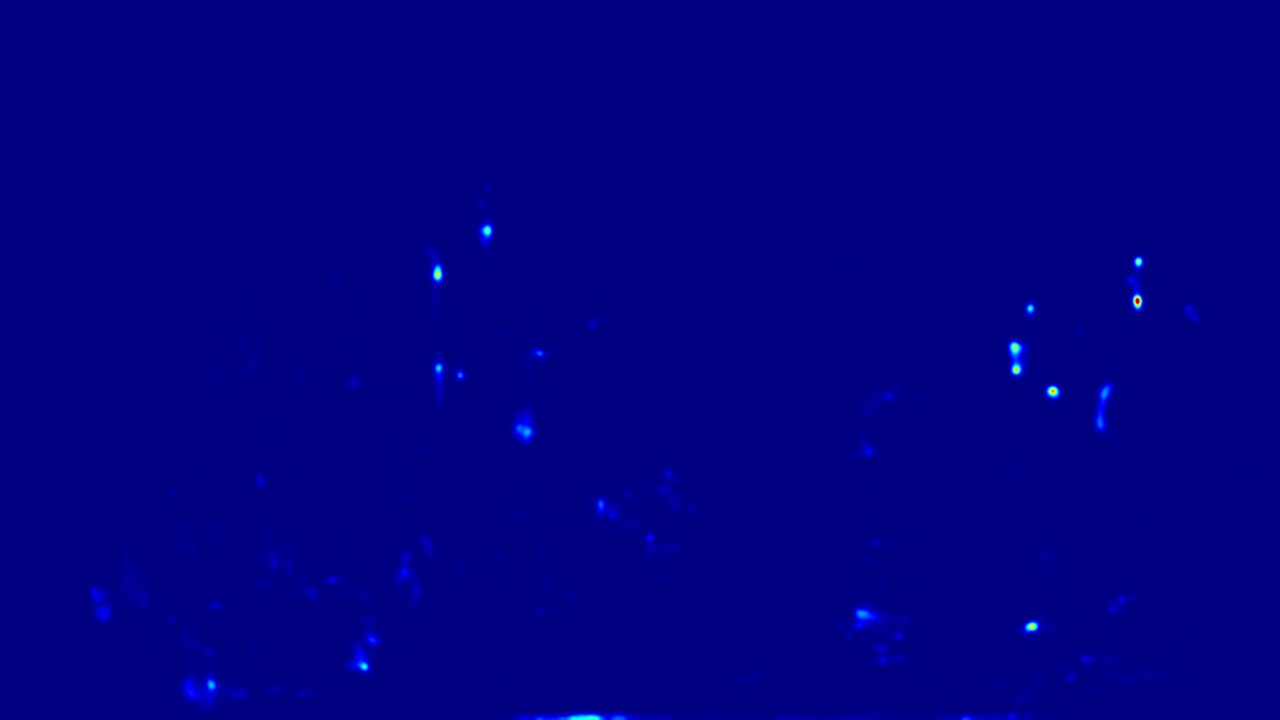
#> input picture runs/analytics_default_test/heatmap.png, 1280 x 720 px, given in place of Dark_lighting.mp4, which was not available
$ python calibrate_scene.py
#> lines starting #> are read from the running program, lines starting #| are printed output that depends on the picture; after the words box and inside, x2 and y2 are one past the last pixel; in counts of white or black regions, pixels touching at a corner belong together; pictures that were not available may be replaced by others from this repository, and a replacement may not be noted
### tracker/scene_calibration.py
import logging
from pathlib import Path
from typing import Any, Dict, List, Tuple

import cv2
import numpy as np

logger = logging.getLogger("AurikaTracking")

def check_line_intersection(p1: Tuple[float, float], p2: Tuple[float, float], q1: Tuple[float, float], q2: Tuple[float, float]) -> bool:
    """Checks if segment p1p2 intersects with q1q2."""
    def ccw(A, B, C):
        return (C[1] - A[1]) * (B[0] - A[0]) > (B[1] - A[1]) * (C[0] - A[0])
    return ccw(p1, q1, q2) != ccw(p2, q1, q2) and ccw(p1, p2, q1) != ccw(p1, p2, q2)


def check_self_intersection(polygon: List[Tuple[int, int]]) -> bool:
    """Checks if any edge in the polygon intersects with another non-adjacent edge."""
    n = len(polygon)
    if n < 4:
        return False
    segments = [(polygon[i], polygon[(i+1)%n]) for i in range(n)]
    for i in range(n):
        for j in range(i + 2, n):
            # Skip adjacent lines sharing a vertex
            if (i == 0 and j == n - 1):
                continue
            if check_line_intersection(segments[i][0], segments[i][1], segments[j][0], segments[j][1]):
                return True
    return False


def check_duplicate_vertices(polygon: List[Tuple[int, int]]) -> bool:
    """Returns True if polygon contains duplicate points."""
    return len(polygon) != len(set(polygon))


def check_outside_boundary(polygon: List[Tuple[int, int]], width: int, height: int) -> bool:
    """Returns True if any point in the polygon is outside the width/height frame dimensions."""
    for x, y in polygon:
        if x < 0 or x >= width or y < 0 or y >= height:
            return True
    return False


def check_heavy_overlap(poly_a: List[Tuple[int, int]], poly_b: List[Tuple[int, int]]) -> float:
    """Computes a sampled point overlap ratio between two polygons."""
    poly_a_np = np.array(poly_a, dtype=np.int32)
    poly_b_np = np.array(poly_b, dtype=np.int32)

    bbox_a = cv2.boundingRect(poly_a_np)
    bbox_b = cv2.boundingRect(poly_b_np)

    x1 = max(bbox_a[0], bbox_b[0])
    y1 = max(bbox_a[1], bbox_b[1])
    x2 = min(bbox_a[0]+bbox_a[2], bbox_b[0]+bbox_b[2])
    y2 = min(bbox_a[1]+bbox_a[3], bbox_b[1]+bbox_b[3])

    if x1 >= x2 or y1 >= y2:
        return 0.0

    samples = 0
    overlap_count = 0
    step_x = max(1, (x2 - x1) // 10)
    step_y = max(1, (y2 - y1) // 10)

    for x in range(x1, x2, step_x):
        for y in range(y1, y2, step_y):
            samples += 1
            in_a = cv2.pointPolygonTest(poly_a_np, (float(x), float(y)), False) >= 0
            in_b = cv2.pointPolygonTest(poly_b_np, (float(x), float(y)), False) >= 0
            if in_a and in_b:
                overlap_count += 1

    if samples == 0:
        return 0.0
    return overlap_count / samples


class CalibrationManager:
    """Manages active zones, lines, vertex dragging, state validations, and file output mappings."""
    def __init__(self, width: int = 1280, height: int = 720):
        self.width = width
        self.height = height
        self.zones: List[Dict[str, Any]] = []
        self.counting_lines: List[Dict[str, Any]] = []

    def add_zone(self, name: str, points: List[Tuple[int, int]], color: Tuple[int, int, int]) -> Tuple[bool, str]:
        """Validates and adds a new polygon zone."""
        if len(points) < 3:
            return False, "Polygons must contain at least 3 vertices."
        if check_duplicate_vertices(points):
            return False, "Polygons cannot contain duplicate vertices."
        if check_self_intersection(points):
            return False, "Self-intersecting polygons are not allowed."
        if check_outside_boundary(points, self.width, self.height):
            return False, "Polygons contain coordinates outside the image frame size."

        # Check for heavy overlaps with existing zones
        for z in self.zones:
            overlap = check_heavy_overlap(points, z["polygon"])
            if overlap > 0.4:
                logger.warning(f"Warning: New zone '{name}' overlaps heavily ({overlap*100:.0f}%) with zone '{z['name']}'.")

        self.zones.append({
            "name": name,
            "polygon": points,
            "color": color
        })
        return True, "Zone added successfully."

    def add_counting_line(self, name: str, pt1: Tuple[int, int], pt2: Tuple[int, int], direction: str, color: Tuple[int, int, int]) -> Tuple[bool, str]:
        """Adds a counting line."""
        self.counting_lines.append({
            "name": name,
            "p1": list(pt1),
            "p2": list(pt2),
            "direction": direction,
            "color": list(color)
        })
        return True, "Counting line added successfully."

    def export_yaml_data(self) -> Dict[str, Any]:
        """Compiles clean coordinates mapping structure for export."""
        data = {
            "zones": [],
            "counting_lines": []
        }
        for z in self.zones:
            data["zones"].append({
                "name": z["name"],
                "color": list(z["color"]),
                "polygon": [list(pt) for pt in z["polygon"]]
            })
        for cl in self.counting_lines:
            data["counting_lines"].append({
                "name": cl["name"],
                "color": cl["color"],
                "p1": cl["p1"],
                "p2": cl["p2"],
                "direction": cl["direction"]
            })
        return data

### scripts/calibrate_scene.py
#!/usr/bin/env python3
"""
Aurika Tracking v2 — Scene Calibrator GUI
===========================================
Opens an interactive layout calibration GUI to draw zones and counting lines.
Generates YAML coordinates files, clean background frame, preview overlays, and reports.
Supports automated fallback if run in a headless environment.

Usage:
    python scripts/calibrate_scene.py --video videos/Dark_lighting.mp4 --output configs/restaurant_default.yaml
"""

import argparse
import logging
import os
import sys
import time
import yaml
from pathlib import Path
from typing import Any, Dict, List, Tuple

import cv2
import numpy as np

# Setup logging
logging.basicConfig(
    level=logging.INFO,
    format="%(asctime)s [%(levelname)s] %(name)s: %(message)s",
    datefmt="%H:%M:%S",
)
log = logging.getLogger("Calibrator")

# Project paths
PROJECT_ROOT = Path(__file__).resolve().parent.parent
sys.path.insert(0, str(PROJECT_ROOT / "scripts"))
sys.path.insert(0, str(PROJECT_ROOT))

from tracker.scene_calibration import CalibrationManager

# State variables for mouse callback
current_pts: List[Tuple[int, int]] = []
current_mode = "idle" # "idle", "polygon", "line"
active_name = ""
manager = None
img_w, img_h = 1280, 720

# [13 lines left out: functions prompt_console, mouse_click, not called in this run]

def generate_fallback_layout(output_path: Path, manager: CalibrationManager) -> None:
    """Writes default restaurant coordinates map if GUI fails or run headlessly."""
    # Dining Zone
    manager.add_zone(
        "Dining",
        [(400, 300), (800, 300), (800, 720), (400, 720)],
        (0, 255, 0)
    )
    # Reception
    manager.add_zone(
        "Reception",
        [(400, 0), (800, 0), (800, 300), (400, 300)],
        (255, 0, 255)
    )
    # Waiting
    manager.add_zone(
        "Waiting",
        [(0, 300), (400, 300), (400, 720), (0, 720)],
        (0, 255, 255)
    )
    # Entrance
    manager.add_zone(
        "Entrance",
        [(0, 0), (400, 0), (400, 300), (0, 300)],
        (255, 128, 0)
    )
    # Kitchen
    manager.add_zone(
        "Kitchen",
        [(800, 0), (1280, 0), (1280, 720), (800, 720)],
        (0, 0, 255)
    )
    # Lines
    manager.add_counting_line("Entrance Line", (50, 300), (350, 300), "in", (0, 165, 255))
    manager.add_counting_line("Exit Line", (50, 600), (350, 600), "out", (255, 0, 128))

    yaml_data = manager.export_yaml_data()
    output_path.parent.mkdir(parents=True, exist_ok=True)
    with open(output_path, "w") as f:
        yaml.safe_dump(yaml_data, f, default_flow_style=False)
    log.info(f"Generated default layout coordinates to {output_path}")

def render_layout_on_snapshot(bg_img: np.ndarray, manager: CalibrationManager) -> np.ndarray:
    """Draws all calibrated polygons and counting lines onto the background snapshot."""
    canvas = bg_img.copy()
    overlay = bg_img.copy()

    # Draw Polygons
    for z in manager.zones:
        poly_np = np.array(z["polygon"], dtype=np.int32)
        cv2.fillPoly(overlay, [poly_np], z["color"])
        cv2.polylines(canvas, [poly_np], True, z["color"], 2)

        # Label
        M = cv2.moments(poly_np)
        cx = int(M["m10"] / M["m00"]) if M["m00"] > 0 else z["polygon"][0][0]
        cy = int(M["m01"] / M["m00"]) if M["m00"] > 0 else z["polygon"][0][1]
        cv2.putText(canvas, z["name"], (cx - 30, cy), cv2.FONT_HERSHEY_SIMPLEX, 0.6, (255, 255, 255), 2)

    cv2.addWeighted(overlay, 0.25, canvas, 0.75, 0, canvas)

    # Draw Lines
    for line in manager.counting_lines:
        p1 = tuple(line["p1"])
        p2 = tuple(line["p2"])
        cv2.line(canvas, p1, p2, tuple(line["color"]), 3)

        # Arrow indicating direction
        mid_x = (p1[0] + p2[0]) // 2
        mid_y = (p1[1] + p2[1]) // 2

        # Draw perpendicular direction indicator line
        dx = p2[0] - p1[0]
        dy = p2[1] - p1[1]
        length = np.sqrt(dx**2 + dy**2)
        if length > 0:
            nx = -dy / length
            ny = dx / length
            arrow_len = 25
            arr_p2 = (int(mid_x + nx * arrow_len), int(mid_y + ny * arrow_len))
            cv2.arrowedLine(canvas, (mid_x, mid_y), arr_p2, tuple(line["color"]), 2, tipLength=0.3)

        cv2.putText(canvas, line["name"], (mid_x - 30, mid_y - 10), cv2.FONT_HERSHEY_SIMPLEX, 0.5, tuple(line["color"]), 2)

    return canvas

def main() -> None:
    global current_pts, current_mode, active_name, manager, img_w, img_h

    parser = argparse.ArgumentParser(description="Restaurant Layout Calibrator GUI")
    parser.add_argument(
        "--video",
        type=str,
        default="videos/Dark_lighting.mp4",
        help="Input video file to pull reference frame from"
    )
    parser.add_argument(
        "--output",
        type=str,
        default="configs/restaurant_default.yaml",
        help="Layout file name to output configs to"
    )
    parser.add_argument(
        "--non-interactive",
        action="store_true",
        help="Run without displaying GUI (auto fallbacks to default config)"
    )
    args = parser.parse_args()

    video_path = Path(args.video)
    if not video_path.is_absolute():
        if os.path.exists('/kaggle') or 'KAGGLE_KERNEL_RUN_TYPE' in os.environ:
            video_path = Path("/kaggle/input/datasets/tusharmarscitizen/video-analysis") / video_path.name
        else:
            video_path = PROJECT_ROOT / video_path

    output_path = Path(args.output)
    if not output_path.is_absolute():
        output_path = PROJECT_ROOT / output_path

    # Open Video and extract reference frame
    cap = cv2.VideoCapture(str(video_path))
    ret, frame = cap.read()
#> frame is the input picture: shape (720, 1280, 3); mean B, G, R 129.5, 0.3, 0
    cap.release()

    if not ret or frame is None:
        log.error("Failed to read video frame. Exiting.")
        raise SystemExit(1)

    img_h, img_w = frame.shape[:2]
    manager = CalibrationManager(width=img_w, height=img_h)

    # Save background snapshot frame
    cal_dir = PROJECT_ROOT / "runs" / "calibration"
    cal_dir.mkdir(parents=True, exist_ok=True)
    cv2.imwrite(str(cal_dir / "background_snapshot.png"), frame)
    log.info(f"Saved background reference snapshot to {cal_dir}/background_snapshot.png")

    # Check for Headless or Non-interactive execution
    is_headless = os.environ.get("DISPLAY") is None and sys.platform.startswith("linux")
    if args.non_interactive or is_headless:
        log.info("Running calibrator in non-interactive/headless mode. Writing defaults...")
        generate_fallback_layout(output_path, manager)

        # Save preview files
        preview_img = render_layout_on_snapshot(frame, manager)
#> after the loop in render_layout_on_snapshot, `for z in manager.zones:`:
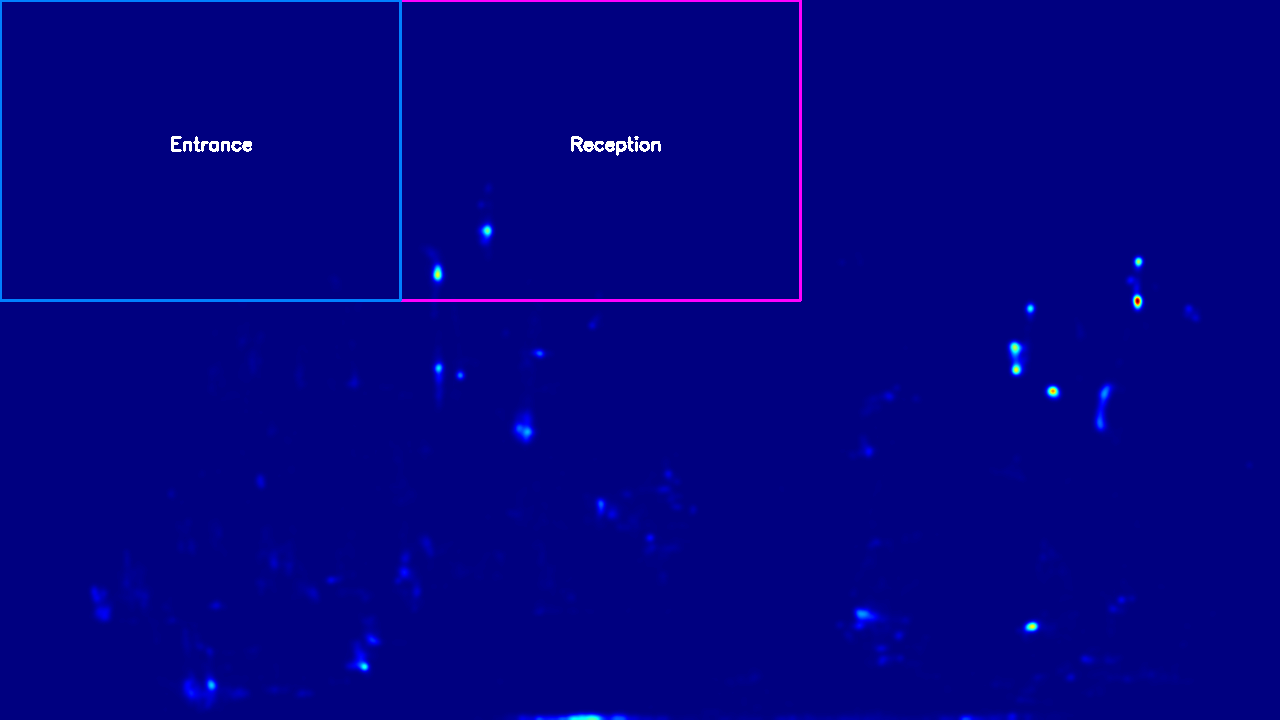
#> canvas: shape (720, 1280, 3); 0.83% of pixels changed, all inside (x1, y1, x2, y2) = (0, 0, 802, 302)
#> after the loop in render_layout_on_snapshot, `for z in manager.zones:`:
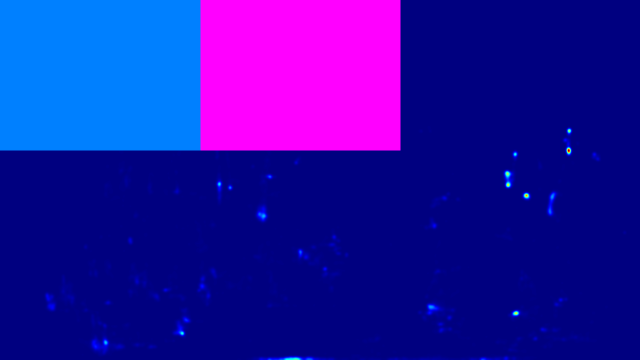
#> overlay: shape (720, 1280, 3) (shown at 1/2 size); mean B, G, R 162.6, 17, 33.4
#> after the loop in render_layout_on_snapshot, `for line in manager.counting_lines:`:
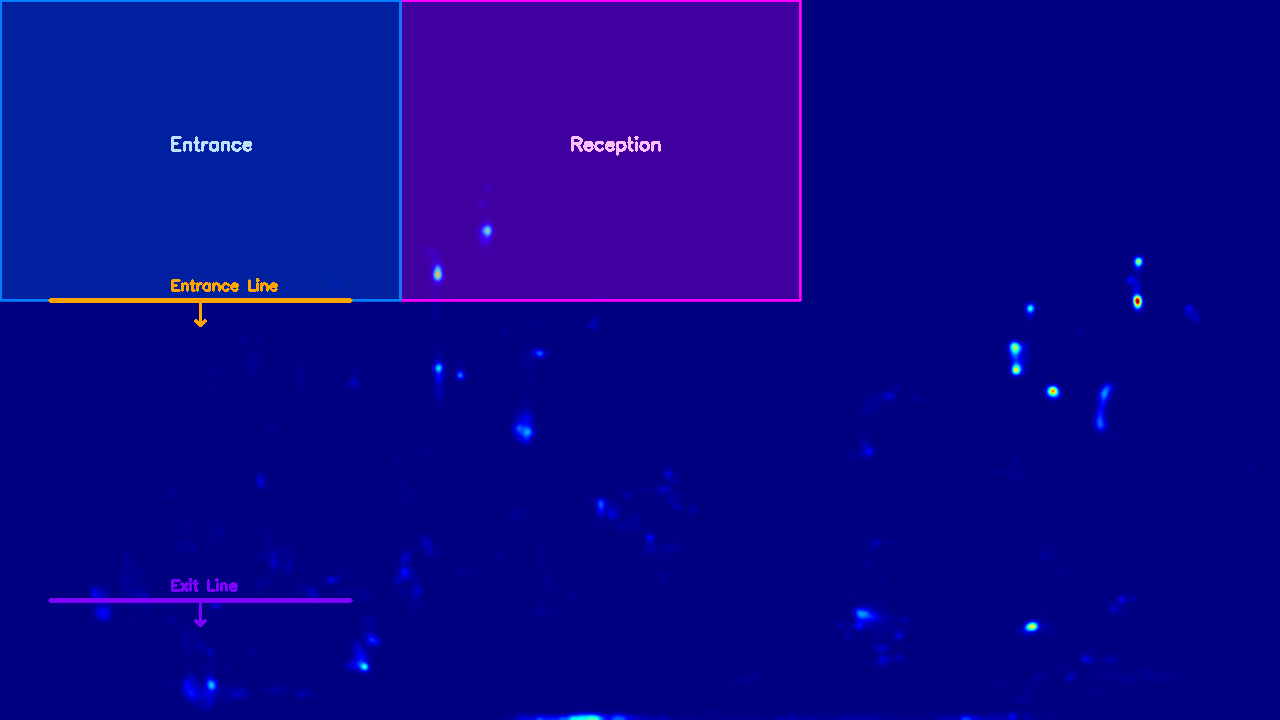
#> canvas: shape (720, 1280, 3); mean B, G, R 138.4, 5.4, 10.2
        cv2.imwrite(str(cal_dir / "preview.png"), preview_img)
        cv2.imwrite(str(cal_dir / "scene_layout.png"), preview_img)

        # Save markdown report
        write_report(cal_dir / "calibration_report.md", manager, video_path)
        log.info("Completed headless layout configuration.")
        return

    # Interactive GUI using OpenCV
    cv2.namedWindow("Restaurant Calibrator")
    cv2.setMouseCallback("Restaurant Calibrator", mouse_click)

    log.info("╔══════════════════════════════════════════╗")
    log.info("║  Scene Calibrator GUI Opened             ║")
    log.info("╚══════════════════════════════════════════╝")
    log.info("Controls:")
    log.info("  'n': Start drawing new polygon Zone")
    log.info("  'l': Start drawing new Counting Line")
    log.info("  'c': Close/Complete current Zone or Line")
    log.info("  'd': Delete last configured item")
    log.info("  's': Save configs and exit")
    log.info("  'q' or ESC: Quit without saving")

    while True:
        display_img = frame.copy()

        # Paint existing layout components
        display_img = render_layout_on_snapshot(display_img, manager)

        # Draw current active pts
        for pt in current_pts:
            cv2.circle(display_img, pt, 5, (0, 0, 255), -1)
        if len(current_pts) >= 2:
            if current_mode == "polygon":
                cv2.polylines(display_img, [np.array(current_pts, dtype=np.int32)], False, (0, 255, 255), 2)
            elif current_mode == "line":
                cv2.line(display_img, current_pts[0], current_pts[1], (255, 255, 0), 2)

        # Status Bar instructions
        status = f"Mode: {current_mode.upper()} | pts: {len(current_pts)} | n: New Zone | l: New Line | c: Save Item | s: Save Config | q: Quit"
        cv2.rectangle(display_img, (0, img_h - 40), (img_w, img_h), (0, 0, 0), -1)
        cv2.putText(display_img, status, (15, img_h - 15), cv2.FONT_HERSHEY_SIMPLEX, 0.5, (255, 255, 255), 1, cv2.LINE_AA)

        cv2.imshow("Restaurant Calibrator", display_img)
        key = cv2.waitKey(30) & 0xFF

        if key == 27 or key == ord("q"):
            log.info("Quitting calibrator.")
            break

        elif key == ord("n"):
            # New Zone
            active_name = prompt_console("Enter name for new polygon Zone: ")
            if not active_name:
                active_name = f"Zone_{len(manager.zones)+1}"
            current_mode = "polygon"
            current_pts = []
            log.info(f"Drawing zone '{active_name}'. Click vertices on image.")

        elif key == ord("l"):
            # New Line
            active_name = prompt_console("Enter name for new Counting Line: ")
            if not active_name:
                active_name = f"Line_{len(manager.counting_lines)+1}"
            current_mode = "line"
            current_pts = []
            log.info(f"Drawing counting line '{active_name}'. Click starting point, then end point.")

        elif key == ord("c"):
            # Complete item
            if current_mode == "polygon":
                color = np.random.randint(50, 255, size=3).tolist()
                success, msg = manager.add_zone(active_name, current_pts, tuple(color))
                if success:
                    log.info(f"Added Zone: {active_name}")
                else:
                    log.error(f"Failed to add Zone: {msg}")
            elif current_mode == "line":
                if len(current_pts) < 2:
                    log.error("Lines require at least 2 points.")
                else:
                    direction = prompt_console("Enter line direction ('in' or 'out'): ") or "in"
                    color = [0, 165, 255] if direction == "in" else [255, 0, 128]
                    manager.add_counting_line(active_name, current_pts[0], current_pts[1], direction, tuple(color))
                    log.info(f"Added Line: {active_name}")
            current_mode = "idle"
            current_pts = []

        elif key == ord("d"):
            # Delete last item
            if manager.counting_lines:
                item = manager.counting_lines.pop()
                log.info(f"Deleted Line: {item['name']}")
            elif manager.zones:
                item = manager.zones.pop()
                log.info(f"Deleted Zone: {item['name']}")

        elif key == ord("s"):
            # Save and exit
            yaml_data = manager.export_yaml_data()
            output_path.parent.mkdir(parents=True, exist_ok=True)
            with open(output_path, "w") as f:
                yaml.safe_dump(yaml_data, f, default_flow_style=False)
            log.info(f"Layout configuration successfully saved to {output_path}")

            # Save previews
            preview_img = render_layout_on_snapshot(frame, manager)
            cv2.imwrite(str(cal_dir / "preview.png"), preview_img)
            cv2.imwrite(str(cal_dir / "scene_layout.png"), preview_img)

            write_report(cal_dir / "calibration_report.md", manager, video_path)
            break

    cv2.destroyAllWindows()

def write_report(report_path: Path, manager: CalibrationManager, video_path: Path) -> None:
    """Writes formatting metadata specs layout summary markdown report."""
    md = [
        "# Restaurant Scene Calibration Report",
        "",
        f"- **Date:** {time.strftime('%Y-%m-%d %H:%M:%S')}",
        f"- **Source Video File:** `{video_path.name}`",
        f"- **Layout Resolution:** {manager.width}x{manager.height} pixels",
        f"- **Calibrated Polygon Zones:** {len(manager.zones)}",
        f"- **Calibrated Counting Lines:** {len(manager.counting_lines)}",
        "",
        "## Defined Polygon Zones List",
        "",
        "| Zone Name | Vertices Count | Color (BGR) |",
        "|---|---|---|",
    ]
    for z in manager.zones:
        md.append(f"| **{z['name']}** | {len(z['polygon'])} | `{list(z['color'])}` |")

    md += [
        "",
        "## Defined Counting Lines List",
        "",
        "| Line Name | Start Point | End Point | Crossing Direction |",
        "|---|---|---|---|",
    ]
    for cl in manager.counting_lines:
        md.append(f"| **{cl['name']}** | {cl['p1']} | {cl['p2']} | `{cl['direction']}` |")

    md += [
        "",
        "## Layout Overview Blueprint",
        "",
        "Below is the reference snapshot blueprint showing overlay boundaries:",
        "",
        "![Scene Layout blueprint](preview.png)",
        ""
    ]
    with open(report_path, "w") as fh:
        fh.write("\n".join(md))
    log.info(f"Saved calibration blueprint specs to {report_path}")

if __name__ == "__main__":
    main()
